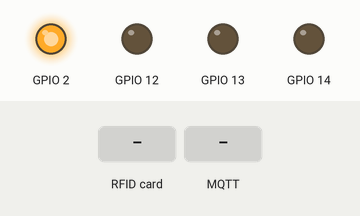
The program below on a simulated ESP32. Shown: output pins drawn as LEDs (lit = HIGH). Inputs (shaded band) come from the test bench. WiFi joins after 1.5 s; servers stay silent unless stated; uploads are accepted with an empty reply; no MQTT or app messages arrive unless stated; what the program prints to the serial monitor is not drawn.

Above: at 2.8 s.
2.9 s: RFID card 5E 7A 19 C4 held to the reader
At 3.0 s:
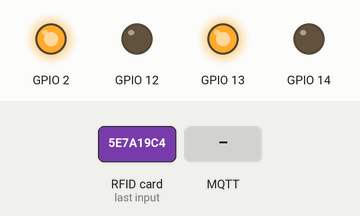
At 3.9 s:
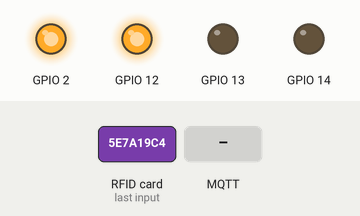
5.6 s: MQTT message "RCD" arrives on the first subscribed topic
7.1 s: MQTT message "1" arrives on the first subscribed topic
8.6 s: MQTT message "on" arrives on the first subscribed topic
Timing chart, 0 to 11.1 s (numbered marks = the images above; inputs shaded):
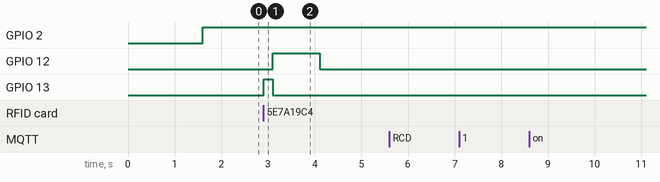

Measured:
- after the input at 2.9 s, GPIO 12: LOW → HIGH after 0.20 s, → LOW 1.0 s later; GPIO 13: LOW → HIGH at once, → LOW 0.20 s later
- after the input at 5.6 s, every drawn part: stays the same
- after the input at 7.1 s, every drawn part: stays the same
- after the input at 8.6 s, every drawn part: stays the same

The program:

main.cpp
```cpp
#include <Arduino.h>
#include <WiFi.h>
#include <PubSubClient.h>
#include <SPI.h>
#include <MFRC522.h>
#include <ArduinoJson.h>

#include "./configs/PinConfig.cpp"
#include "./configs/WifiConfig.cpp"

#include "./services/UserService.hpp"
#include "./services/LedService.hpp"

#define CLIENT_ID  "esp32-main"
#define EXCHANGE_PUBLISH_CARD "user_card_verify"
#define QUEUE_NEW_USER_WAITING_CARD "mqtt-subscription-esp32-mainqos0"

const char* MQTT_HOST = "147.182.191.7";
const char* MQTT_USER = "esp32";
const char* MQTT_PASSWORD= "esp32";
const int MQTT_PORT = 1883;

// WiFi CREDENTIALS
const char *ssid = "MOB-MARIA";
const char *password = "88226842ma";

// Internal Services
UserService userService;
LedService ledServiceMain;

// Lib Instances
MFRC522 rfid(PinConfigs::dataPin, PinConfigs::resetPin);
WiFiClient wifiClient;

PubSubClient MQTT(wifiClient);

String actionType;
char* registerIdentify;

long startWaitingCard;

StaticJsonDocument<200> parseJsonTest(String payload)
{
  char jsonMessage[500];
  payload.replace(" ", "");
  payload.replace("\n", "");
  payload.trim();
  payload.toCharArray(jsonMessage, 500);

  StaticJsonDocument<200> doc;
  deserializeJson(doc, jsonMessage);

  return doc;
}

void requestRfidCode()
{
  ledServiceMain.onLedYellow();

  startWaitingCard = millis();
}

void callback(char *topic, byte *payload, unsigned int length) {
  String message = "";

  Serial.println("-----------------------");
  Serial.print("Message arrived in topic: ");
  Serial.println(topic);
  Serial.print("Message:");
  for (int i = 0; i < length; i++) {
    Serial.print((char) payload[i]);
    message.concat(String((char) payload[i]));
  }

  StaticJsonDocument<200> doc = parseJsonTest(message);

  const char *msg = doc["msg"];
  Serial.println(String(msg) + "\n");

  Serial.println();
  Serial.println("-----------------------");

  const char *actionTypeDoc = doc["actionType"];
  String actionTypeFinal = String(actionTypeDoc);

  Serial.println("Action Type: " + actionTypeFinal + "\n");

  if(actionTypeFinal == "RCD") {
    actionType = "RCD";

    const char *registerId = doc["registerIdentify"];
    String registerIdString = String(registerId);

    registerIdentify = new char[registerIdString.length() + 1];
    strcpy(registerIdentify, registerIdString.c_str());

    requestRfidCode();
  }
}

void initWifi() {
  if (WiFi.status() == WL_CONNECTED) {
    digitalWrite(2, HIGH);

    return;
  }

  digitalWrite(2, LOW);

  WiFi.begin(ssid, password);
  Serial.println("");
  Serial.print("Connecting");
  while (WiFi.status() != WL_CONNECTED) {
    delay(500);
    Serial.print(".");
  }

  Serial.println("");
  Serial.print("Connected to ");
  Serial.println(ssid);
  Serial.print("IP address: ");
  Serial.println(WiFi.localIP());
}

void initMQTT() {
  while (!MQTT.connected()) {
      Serial.print("Conectando ao Broker MQTT: ");
      Serial.println(MQTT_HOST);

      if (MQTT.connect(CLIENT_ID, MQTT_USER, MQTT_PASSWORD)) {
        Serial.println("Conectado ao Broker com sucesso!");
      }
      else {
        Serial.println("Noo foi possivel se conectar ao broker.");
        Serial.println("Nova tentatica de conexao em 10s");
        delay(10000);
      }
  }
}

void verifyConnect() {
  initWifi();

  if (!MQTT.connected()) {
    initMQTT();
  }
}

void setup() {
  Serial.begin(115200);

  SPI.begin();
  rfid.PCD_Init();

  Serial.print("Starting ESP32");

  MQTT.setServer(MQTT_HOST, MQTT_PORT);
  MQTT.setCallback(callback);

  verifyConnect();

  MQTT.subscribe(QUEUE_NEW_USER_WAITING_CARD);
}

void loop() {
  verifyConnect();

  MQTT.loop();

  String cardCode = "";

  if((millis() - startWaitingCard) > 5000 && actionType == "RCD") {
    ledServiceMain.offLedYellow();
    startWaitingCard = 0;
    actionType = "";
  }

  if (! rfid.PICC_IsNewCardPresent())
    return;

  if (! rfid.PICC_ReadCardSerial())
    return;

  for (byte i = 0; i < rfid.uid.size; i++)
  {
    cardCode.concat(String(rfid.uid.uidByte[i] < 0x10 ? "0" : ""));
    cardCode.concat(String(rfid.uid.uidByte[i], HEX));
  }

  Serial.println("Verificando cartão...\n");

  if((WiFi.status() == WL_CONNECTED)) {
    cardCode.toUpperCase();

    char *cardCodeFinal = new char[cardCode.length() + 1];
    strcpy(cardCodeFinal, cardCode.c_str());

    Serial.println("Card Code: " + String(cardCodeFinal) + "\n");

    if(actionType == "RCD") {
      ledServiceMain.offLedYellow();

      userService.sendRfidCode(registerIdentify, cardCodeFinal);

      actionType = "";
      // memset(registerIdentify, 0, 255);

      Serial.println("-----------------------");
    }else{
      Serial.println("Verificando usuário...\n");

      userService.verifyUserAccess(cardCodeFinal);

      Serial.println("-----------------------");
      Serial.println("Waiting for card");
      Serial.println("-----------------------");
    }
  }else{
    Serial.println("Connection Lost...");
  }

  // Halt PICC
  rfid.PICC_HaltA();

  // Stop encryption on PCD
  rfid.PCD_StopCrypto1();
}
```

Led.hpp
```cpp
#ifndef LED_HPP
#define LED_HPP

#include <Arduino.h>

class Led {
    public:
        Led(const int pin);

        void blink(void);
        void on(void);
        void off(void);

    private:
        int _pin;
};

#endif
```

Led.cpp
```cpp
#include "../Led.hpp"

Led::Led(const int pin) {
    _pin = pin;

    pinMode(_pin, OUTPUT);
}

void Led::blink(void) {
    digitalWrite(_pin, HIGH);
    delay(1000);
    digitalWrite(_pin, LOW);
}

void Led::on(void) {
    digitalWrite(_pin, HIGH);
}

void Led::off(void) {
    digitalWrite(_pin, LOW);
}
```

LedService.hpp
```cpp
#ifndef LED_SERVICE
#define LED_SERVICE

#include <Arduino.h>

class LedService {
    public:
        void blinkDefault(void);
        void blinkGreen(void);
        void blinkRed(void);
        void onLedYellow(void);
        void offLedYellow(void);

};

#endif
```

UserService.hpp
```cpp
#ifndef USER_SERVICE
#define USER_SERVICE

#include <Arduino.h>

class UserService {
    public:
        void verifyUserAccess(char *rfidCode);
        void sendRfidCode(char *registerIdentify, char *rfidCode);

};

#endif
```

LedServiceImpl.cpp
```cpp
#include "../LedService.hpp"

#include "../../components/Led.hpp"
#include "../../configs/PinConfig.cpp"

Led defaultLed(PinConfigs::defaultLed);

Led yellowLed(13);
Led redLed(12);
Led greenLed(14);


void LedService::blinkDefault(void) {
    defaultLed.blink();
}

void LedService::blinkGreen(void) {
    greenLed.blink();
}

void LedService::blinkRed(void) {
    redLed.blink();
}

void LedService::onLedYellow(void) {
    yellowLed.on();
}

void LedService::offLedYellow(void) {
    yellowLed.off();
}
```

UserServiceImpl.cpp
```cpp
#include <Arduino.h>
#include <HTTPClient.h>
#include <ArduinoJson.h>

#include "../UserService.hpp"
#include "../LedService.hpp"

LedService ledService;

// const String HOST = "https://esp32-access-control-api.herokuapp.com";
const String HOST = "http://147.182.191.7:8080";

StaticJsonDocument<200> parseJson(String payload)
{
  char json[500];
  payload.replace(" ", "");
  payload.replace("\n", "");
  payload.trim();
  payload.toCharArray(json, 500);

  StaticJsonDocument<200> doc;
  deserializeJson(doc, json);

  return doc;
}

String requestGetUser(char *rfidCode)
{
  HTTPClient client;

  client.begin(HOST + "/api/users/verify-access?rfidCode=" + rfidCode);

  int httpCode = client.GET();

  String payload;

  if (httpCode != 200)
  {
    client.end();

    Serial.println("User not found: " + String(rfidCode));

    return "";
  }

  payload = client.getString();

  Serial.println("Status Code: " + String(httpCode));
  Serial.println("Payload: " + String(payload));

  client.end();

  return payload;
}

void searchUserByRfidCode(char *rfidCode)
{
  String response = requestGetUser(rfidCode);

  ledService.offLedYellow();

  if(response == "") {
    ledService.blinkRed();

    return;
  }

  StaticJsonDocument<200> doc = parseJson(response);

  int id = doc["id"];
  const char *name = doc["name"];

  Serial.println(String(id) + " - " + String(name) + "\n");

  ledService.blinkGreen();
}

void UserService::verifyUserAccess(char *rfidCode)
{
  ledService.onLedYellow();

  searchUserByRfidCode(rfidCode);
}

void UserService::sendRfidCode(char *registerIdentify, char *rfidCode)
{
  HTTPClient client;

  client.begin(HOST + "/api/users/send-rfid-code");
  client.addHeader("Content-Type", "application/json");

  String jsonOutput = "{ \"registerIdentify\": \""+String(registerIdentify)+"\", \"rfidCode\": \""+String(rfidCode)+"\"}";

  int httpCode = client.POST(jsonOutput);

  Serial.println("request: " + jsonOutput);

  if (httpCode != 200)
  {
    client.end();

    ledService.offLedYellow();
    ledService.blinkRed();

    return;
  }

  client.end();

  ledService.offLedYellow();
  ledService.blinkGreen();
}
```

MqttConfigs.cpp
```cpp

```

PinConfig.cpp
```cpp
#define DEFAULT_LED 2
#define SS_PIN 5
#define RST_PIN 22

class PinConfigs {

    public:
        static int const defaultLed = DEFAULT_LED;
        static int const dataPin = SS_PIN;
        static int const resetPin = RST_PIN;
};
```

WifiConfig.cpp
```cpp
#include <Arduino.h>

class WifiConfig {

    // public:
        // static char const ssid[] = "Tix Maria";
        // static char const password[] = "88226842";
};
```
